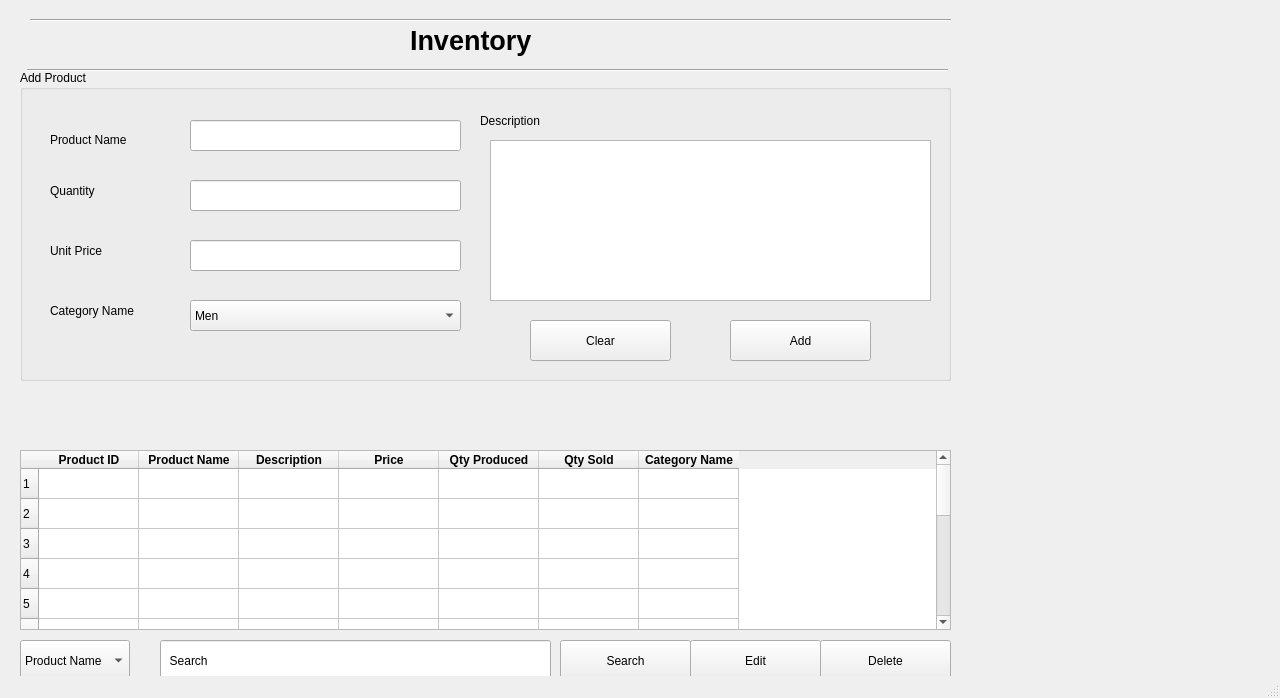
<?xml version="1.0" encoding="UTF-8"?>
<ui version="4.0">
 <class>MainWindow</class>
 <widget class="QMainWindow" name="MainWindow">
  <property name="geometry">
   <rect>
    <x>0</x>
    <y>0</y>
    <width>1280</width>
    <height>698</height>
   </rect>
  </property>
  <property name="windowTitle">
   <string>Inventory</string>
  </property>
  <widget class="QWidget" name="centralwidget">
   <widget class="QLabel" name="label">
    <property name="geometry">
     <rect>
      <x>410</x>
      <y>0</y>
      <width>171</width>
      <height>81</height>
     </rect>
    </property>
    <property name="font">
     <font>
      <pointsize>20</pointsize>
      <weight>75</weight>
      <bold>true</bold>
     </font>
    </property>
    <property name="text">
     <string>Inventory</string>
    </property>
   </widget>
   <widget class="QComboBox" name="searchProductCriteria">
    <property name="geometry">
     <rect>
      <x>20</x>
      <y>640</y>
      <width>110</width>
      <height>41</height>
     </rect>
    </property>
    <item>
     <property name="text">
      <string>Product Name</string>
     </property>
    </item>
    <item>
     <property name="text">
      <string>Quantity Produced</string>
     </property>
    </item>
    <item>
     <property name="text">
      <string>Quantity Sold</string>
     </property>
    </item>
    <item>
     <property name="text">
      <string>Quantity Available</string>
     </property>
    </item>
    <item>
     <property name="text">
      <string>Price</string>
     </property>
    </item>
    <item>
     <property name="text">
      <string>Category Name</string>
     </property>
    </item>
   </widget>
   <widget class="QLineEdit" name="searchProductValue">
    <property name="geometry">
     <rect>
      <x>160</x>
      <y>640</y>
      <width>391</width>
      <height>41</height>
     </rect>
    </property>
    <property name="text">
     <string>  Search</string>
    </property>
   </widget>
   <widget class="QPushButton" name="editProductButton">
    <property name="geometry">
     <rect>
      <x>690</x>
      <y>640</y>
      <width>131</width>
      <height>41</height>
     </rect>
    </property>
    <property name="text">
     <string>Edit</string>
    </property>
   </widget>
   <widget class="QGroupBox" name="groupBox_2">
    <property name="geometry">
     <rect>
      <x>20</x>
      <y>70</y>
      <width>931</width>
      <height>311</height>
     </rect>
    </property>
    <property name="title">
     <string>Add Product</string>
    </property>
    <widget class="QLabel" name="label_6">
     <property name="geometry">
      <rect>
       <x>30</x>
       <y>110</y>
       <width>81</width>
       <height>21</height>
      </rect>
     </property>
     <property name="text">
      <string>Quantity</string>
     </property>
    </widget>
    <widget class="QLabel" name="label_7">
     <property name="geometry">
      <rect>
       <x>30</x>
       <y>170</y>
       <width>101</width>
       <height>21</height>
      </rect>
     </property>
     <property name="text">
      <string>Unit Price</string>
     </property>
    </widget>
    <widget class="QLineEdit" name="productQuantityBox">
     <property name="geometry">
      <rect>
       <x>170</x>
       <y>110</y>
       <width>271</width>
       <height>31</height>
      </rect>
     </property>
     <property name="text">
      <string/>
     </property>
     <property name="readOnly">
      <bool>false</bool>
     </property>
    </widget>
    <widget class="QLabel" name="label_8">
     <property name="geometry">
      <rect>
       <x>30</x>
       <y>230</y>
       <width>101</width>
       <height>21</height>
      </rect>
     </property>
     <property name="text">
      <string>Category Name</string>
     </property>
    </widget>
    <widget class="QLineEdit" name="unitPriceBox">
     <property name="geometry">
      <rect>
       <x>170</x>
       <y>170</y>
       <width>271</width>
       <height>31</height>
      </rect>
     </property>
     <property name="text">
      <string/>
     </property>
     <property name="readOnly">
      <bool>false</bool>
     </property>
    </widget>
    <widget class="QPushButton" name="addProductButton">
     <property name="geometry">
      <rect>
       <x>710</x>
       <y>250</y>
       <width>141</width>
       <height>41</height>
      </rect>
     </property>
     <property name="text">
      <string>Add</string>
     </property>
    </widget>
    <widget class="QLabel" name="label_9">
     <property name="geometry">
      <rect>
       <x>460</x>
       <y>40</y>
       <width>81</width>
       <height>21</height>
      </rect>
     </property>
     <property name="text">
      <string>Description</string>
     </property>
    </widget>
    <widget class="QPushButton" name="clearProductButton">
     <property name="geometry">
      <rect>
       <x>510</x>
       <y>250</y>
       <width>141</width>
       <height>41</height>
      </rect>
     </property>
     <property name="text">
      <string>Clear</string>
     </property>
    </widget>
    <widget class="QLabel" name="label_10">
     <property name="geometry">
      <rect>
       <x>30</x>
       <y>60</y>
       <width>101</width>
       <height>20</height>
      </rect>
     </property>
     <property name="text">
      <string>Product Name</string>
     </property>
    </widget>
    <widget class="QLineEdit" name="productNameBox">
     <property name="geometry">
      <rect>
       <x>170</x>
       <y>50</y>
       <width>271</width>
       <height>31</height>
      </rect>
     </property>
     <property name="text">
      <string/>
     </property>
     <property name="readOnly">
      <bool>false</bool>
     </property>
    </widget>
    <widget class="QTextEdit" name="productDescBox">
     <property name="geometry">
      <rect>
       <x>470</x>
       <y>70</y>
       <width>441</width>
       <height>161</height>
      </rect>
     </property>
    </widget>
    <widget class="QComboBox" name="productCategoryBox">
     <property name="geometry">
      <rect>
       <x>170</x>
       <y>230</y>
       <width>271</width>
       <height>31</height>
      </rect>
     </property>
     <item>
      <property name="text">
       <string>Men</string>
      </property>
     </item>
     <item>
      <property name="text">
       <string>Women</string>
      </property>
     </item>
     <item>
      <property name="text">
       <string>Boys</string>
      </property>
     </item>
     <item>
      <property name="text">
       <string>Girls</string>
      </property>
     </item>
    </widget>
   </widget>
   <widget class="Line" name="line">
    <property name="geometry">
     <rect>
      <x>27</x>
      <y>60</y>
      <width>921</width>
      <height>20</height>
     </rect>
    </property>
    <property name="orientation">
     <enum>Qt::Horizontal</enum>
    </property>
   </widget>
   <widget class="Line" name="line_2">
    <property name="geometry">
     <rect>
      <x>30</x>
      <y>10</y>
      <width>921</width>
      <height>20</height>
     </rect>
    </property>
    <property name="orientation">
     <enum>Qt::Horizontal</enum>
    </property>
   </widget>
   <widget class="QPushButton" name="searchProductButton">
    <property name="geometry">
     <rect>
      <x>560</x>
      <y>640</y>
      <width>131</width>
      <height>41</height>
     </rect>
    </property>
    <property name="text">
     <string>Search</string>
    </property>
   </widget>
   <widget class="QTableWidget" name="productTable">
    <property name="geometry">
     <rect>
      <x>20</x>
      <y>450</y>
      <width>931</width>
      <height>180</height>
     </rect>
    </property>
    <row>
     <property name="text">
      <string>1</string>
     </property>
    </row>
    <row>
     <property name="text">
      <string>2</string>
     </property>
    </row>
    <row>
     <property name="text">
      <string>3</string>
     </property>
    </row>
    <row>
     <property name="text">
      <string>4</string>
     </property>
    </row>
    <row>
     <property name="text">
      <string>5</string>
     </property>
    </row>
    <row>
     <property name="text">
      <string>6</string>
     </property>
    </row>
    <row>
     <property name="text">
      <string>7</string>
     </property>
    </row>
    <row>
     <property name="text">
      <string>8</string>
     </property>
    </row>
    <row>
     <property name="text">
      <string>9</string>
     </property>
    </row>
    <row>
     <property name="text">
      <string>10</string>
     </property>
    </row>
    <row>
     <property name="text">
      <string>11</string>
     </property>
    </row>
    <row>
     <property name="text">
      <string>12</string>
     </property>
    </row>
    <row>
     <property name="text">
      <string>13</string>
     </property>
    </row>
    <row>
     <property name="text">
      <string>14</string>
     </property>
    </row>
    <row>
     <property name="text">
      <string>15</string>
     </property>
    </row>
    <column>
     <property name="text">
      <string>Product ID</string>
     </property>
     <property name="font">
      <font>
       <weight>75</weight>
       <bold>true</bold>
      </font>
     </property>
    </column>
    <column>
     <property name="text">
      <string>Product Name</string>
     </property>
     <property name="font">
      <font>
       <weight>75</weight>
       <bold>true</bold>
      </font>
     </property>
    </column>
    <column>
     <property name="text">
      <string>Description</string>
     </property>
     <property name="font">
      <font>
       <weight>75</weight>
       <bold>true</bold>
      </font>
     </property>
    </column>
    <column>
     <property name="text">
      <string>Price</string>
     </property>
     <property name="font">
      <font>
       <weight>75</weight>
       <bold>true</bold>
      </font>
     </property>
    </column>
    <column>
     <property name="text">
      <string>Qty Produced</string>
     </property>
     <property name="font">
      <font>
       <weight>75</weight>
       <bold>true</bold>
      </font>
     </property>
    </column>
    <column>
     <property name="text">
      <string>Qty Sold</string>
     </property>
     <property name="font">
      <font>
       <weight>75</weight>
       <bold>true</bold>
      </font>
     </property>
    </column>
    <column>
     <property name="text">
      <string>Category Name</string>
     </property>
     <property name="font">
      <font>
       <weight>75</weight>
       <bold>true</bold>
      </font>
     </property>
    </column>
   </widget>
   <widget class="QPushButton" name="deleteProductButton">
    <property name="geometry">
     <rect>
      <x>820</x>
      <y>640</y>
      <width>131</width>
      <height>41</height>
     </rect>
    </property>
    <property name="text">
     <string>Delete</string>
    </property>
   </widget>
  </widget>
  <widget class="QMenuBar" name="menubar">
   <property name="geometry">
    <rect>
     <x>0</x>
     <y>0</y>
     <width>1280</width>
     <height>24</height>
    </rect>
   </property>
  </widget>
  <widget class="QStatusBar" name="statusbar"/>
 </widget>
 <resources/>
 <connections/>
</ui>
